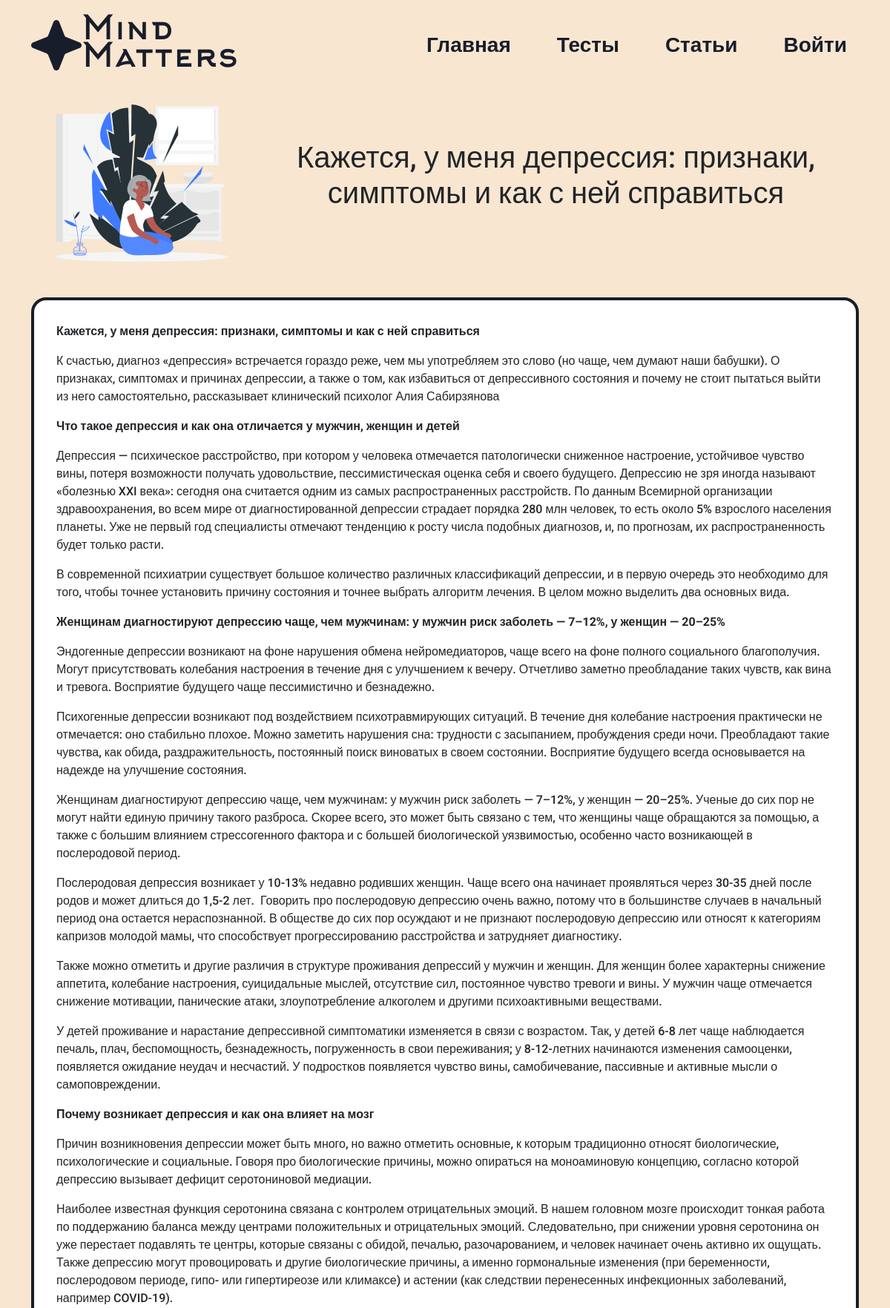
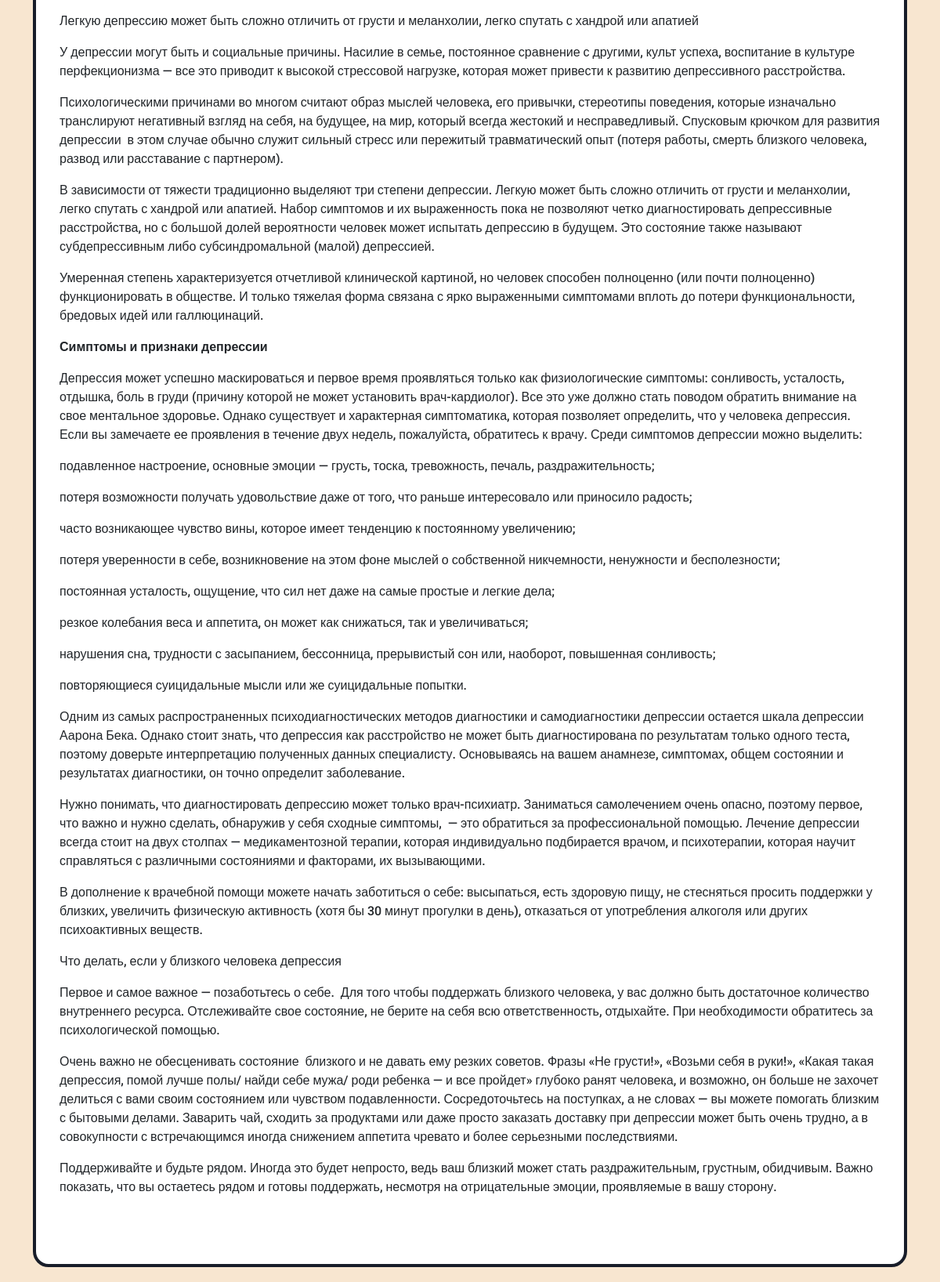
Page /article/3 (upper part) on the committed database (2 pictures, top to bottom).
### app/models.py (models this page shows, shortened)
class Articles(db.Model):
    id = db.Column(db.Integer,primary_key=True)
    title = db.Column(db.String(100))
    text = db.Column(db.Text)
    image_name = db.Column(db.String(100))
    category = db.Column(db.String(100))
    color = db.Column(db.String(100))
    root = db.Column(db.Integer, default=1)

### app/views.py (the view, shortened to what this page needs)
@app.route('/article/<int:id>', methods=['GET', 'POST'])
def article(id):
    article = Articles.query.get(id)
    return render_template("article.html",article=article)

### app/views.py (called while the page is built)
@app.context_processor
def inject_user():
    def get_user_name():
        if 'name' in session:
            return Users.query.filter_by(email=session['name']).first()
    return dict(active_user=get_user_name())

### app/templates/article.html (shortened to what this page needs)
<!DOCTYPE html>
<html lang="en">
<head>
    <link
    href="https://cdn.jsdelivr.net/npm/bootstrap@5.3.3/dist/css/bootstrap.min.css"
    rel="stylesheet"
  />
  <link rel="stylesheet" href="../static/css/style.css" />
</head>
<body>
<div style="background-color:#f8e6d0" ;>
    <div class="header">
        <div class="head-wrp-base">
          <div class="container" bis_skin_checked="1">
            <header class="d-flex flex-wrap align-items-center py-4">
              <a
                href="/"
                class="d-flex align-items-center mb-3 mb-md-0 me-md-auto text-decoration-none main-logo"
              >
                <img src="../static/img/logo.svg" alt="" />
                <span class="logo-text"
                  >Mind <br />
                  Matters</span
                >
              </a>
              <ul class="nav nav-pills nav-links">
                <li class="nav-item">
                  <a href="/" class="nav-link first-link">Главная</a>
                </li>
                <li class="nav-item">
                  <a href="/tests" class="nav-link">Тесты</a>
                </li>
                <li class="nav-item">
                  <a href="/articles" class="nav-link">Статьи</a>
                </li>
                {%if 'name' in session%}
                <li class="nav-item">
                  <a href="/profile" class="nav-link auth">Профиль</a>
                </li>
                <li class="nav-item">
                  <a href="/logout" class="nav-link auth">Выйти</a>
                </li>
                {% else %}
                <li class="nav-item">
                  <a href="/auth" class="nav-link auth">Войти</a>
                </li>
                {%endif%}
              </ul>
            </header>
          </div>
        </div>
      </div>
    <div class="container">
        <div class="article-content py-2">
            {%if article.image_name%}
            <div class=" d-flex align-items-center mb-5 justify-content-between article-head">
                <div class="image">
                    <img src="../static/img/upload/{{article.image_name}}" class="image-fluid" width="100%" alt="">
                </div>
                <div class="title mx-5">
                    <h1>{{article.title}}</h1>
                </div>
            </div>
            {%else%}
            <div class="title">
                <h1>{{article.title}}</h1>
            </div>
            {%endif%}
            <div class="text mb-5">
                {% autoescape false %}
                {{article.text}}
                {% endautoescape %}
            </div>
        </div>
    </div>
</div>
</body>
</html>

### app/static/css/style.css (style rules this page uses)
* { font-family: "Roboto", sans-serif; }
.head-wrp-base { background-color: transparent; }
header { z-index: 1000; }
.logo-text { font-size: 45px; line-height: 37px; font-family: "Arkhip"; color: #181d2b; }
.nav-links a { font-size: 28px; color: #181d2b; line-height: 32px; position: relative; text-decoration: none; font-weight: bold; font-family: "Roboto", sans-serif; z-index: 1000; }
.nav-links a:not(.first-link) { margin-left: 30px; }
.article-content .title { font-family: "Arkhip"; font-weight: bold; }
.article-content .text { border: #181d29 solid 4px; border-radius: 20px; background-color: #ffffff; padding: 30px; font-family: "Roboto", sans-serif; font-weight: 500; }
@media (max-width: 1200px) { .article-head { text-align: center; } }

### rows in the picture
Articles: image_name (picture), title "Кажется, у меня депрессия: признаки, симптомы и как с ней справиться", text "Кажется, у меня депрессия: признаки, симптомы и как с ней справиться К счастью, диагноз «депрессия» встречается гораздо реже, чем мы употребляем это слово (но чаще, чем думают наши бабушки). О признаках, симптомах и причинах депрессии, а также о том, как избавиться от депрессивного состояния и почему не стоит пытаться выйти из него самостоятельно, рассказывает клинический психолог Алия Сабирзянова Что такое депрессия и как она отличается у мужчин, женщин и детей Депрессия — психическое расстройство, при котором у человека отмечается патологически сниженное настроение, устойчивое чувство вины, потеря возможности получать удовольствие, пессимистическая оценка себя и своего будущего. Депрессию…"
